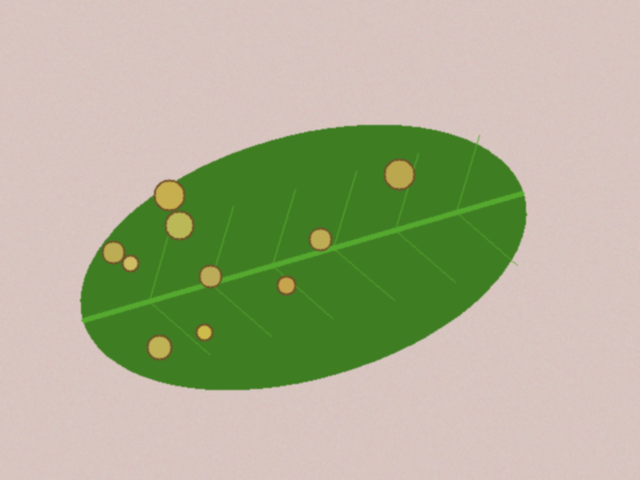
#> input picture data/sintetis/bersih/teh_041.png, 640 x 480 px, found by its file name
$ jupyter execute --allow-errors P6_morfologi.ipynb
#> lines starting #> are read from the running program, lines starting #| are printed output that depends on the picture
### src/bercak.py
"""bercak.py: analisis bercak SIMUTEH (dipakai ulang mulai P7)."""
import json
import cv2
import numpy as np
from utils_tepi import mask_daun_awal, bercak_awal

PARAM_BERCAK = {
    "kanal": 2,          # kanal terpilih (2 = R)
    "k": 4.0,            # ambang median + k x MAD
    "se_bentuk": "elips",# "elips", "persegi", "silang"
    "se_open": 5,        # ukuran SE opening (0 = tidak dipakai)
    "se_close": 5,       # ukuran SE closing (0 = tidak dipakai)
    "luas_min": 20,      # piksel
    "bulat_min": 0.5,
    "rasio_maks": 1.8,
    "batas_ringan": 0.1, # persen bercak minimum kelas Ringan
    "batas_berat": 2.0,  # persen bercak minimum kelas Berat
    "mm_per_px": 0.4375,
}

_BENTUK = {
    "elips": cv2.MORPH_ELLIPSE,
    "persegi": cv2.MORPH_RECT,
    "silang": cv2.MORPH_CROSS
}

def _se(p, uk):
    return cv2.getStructuringElement(_BENTUK[p["se_bentuk"]], (uk, uk))

# [85 lines left out: functions bersihkan, ukur_dan_saring, analisis_daun, not called in this run]

def simpan_param(p, path="../hasil/param_bercak.json"):
    with open(path, "w") as f:
        json.dump({**PARAM_BERCAK, **p}, f, indent=2)

### notebook/P6_morfologi.ipynb
#Bagian 3. Operasi Morfologi pada Citra Biner

## Langkah 3.1 Lembar hitung manual

[cell 1]
import cv2
import numpy as np
import pandas as pd

# Citra biner B berukuran 9 x 9
B = np.array([
    [0,0,0,0,0,0,0,0,0],
    [0,1,1,1,0,0,0,0,0],
    [0,1,0,1,0,0,0,1,0],
    [0,1,1,1,0,0,0,0,0],
    [0,0,0,0,1,0,0,0,0],
    [0,0,0,0,0,0,0,0,0],
    [0,0,0,0,0,0,0,0,0],
    [0,1,1,1,1,1,1,0,0],
    [0,0,0,0,0,0,0,0,0]
], dtype=np.uint8)

# Structuring Element persegi 3 x 3
SE = cv2.getStructuringElement(cv2.MORPH_RECT, (3, 3))

# Menghitung komponen terhubung
def jumlah_komponen(mask, konektivitas):
    jumlah, _ = cv2.connectedComponents(
        mask.astype(np.uint8),
        connectivity=konektivitas
    )
    return jumlah - 1

# Operasi morfologi dengan batas luar bernilai 0
def erosi(mask):
    return cv2.erode(mask, SE, borderType=cv2.BORDER_CONSTANT,
                     borderValue=0)

def dilasi(mask):
    return cv2.dilate(mask, SE, borderType=cv2.BORDER_CONSTANT,
                      borderValue=0)

# a. Komponen terhubung
komponen_4 = jumlah_komponen(B, 4)
komponen_8 = jumlah_komponen(B, 8)

# b. Erosi dan opening
hasil_erosi = erosi(B)
hasil_opening = dilasi(hasil_erosi)

# c. Closing
hasil_dilasi = dilasi(B)
hasil_closing = erosi(hasil_dilasi)

# d. Closing dilanjutkan opening
hasil_closing_opening = dilasi(erosi(hasil_closing))

# Menampilkan matriks
def tampil_matriks(nama, matriks):
    print(f"\n{nama}")
    print(np.array2string(matriks, separator=" "))

print("=== LEMBAR HITUNG 3.1 ===")

print("\na. JUMLAH KOMPONEN TERHUBUNG")
print("Konektivitas 4 :", komponen_4)
print("Konektivitas 8 :", komponen_8)

print("\nb. HASIL OPERASI EROSI DAN OPENING")
tampil_matriks("Erosi B:", hasil_erosi)
tampil_matriks("Opening B:", hasil_opening)

print("\nc. HASIL OPERASI CLOSING")
tampil_matriks("Closing B:", hasil_closing)

print("\nd. CLOSING DILANJUTKAN OPENING")
tampil_matriks("Closing + Opening:", hasil_closing_opening)

# Ringkasan jumlah piksel aktif
print("\n=== RINGKASAN JUMLAH PIXEL AKTIF ===")
for nama, hasil in [
    ("Awal", B),
    ("Erosi", hasil_erosi),
    ("Opening", hasil_opening),
    ("Closing", hasil_closing),
    ("Closing + Opening", hasil_closing_opening)
]:
    print(f"{nama:20s}: {np.count_nonzero(hasil)} piksel")

## Langkah 3.2 Citra biner awal.
### Kode 3.1 Mask daun awal dan bercak awal

[cell 2]
# =====================================================
# P6 - OPERASI MORFOLOGI DAN KOMPONEN TERHUBUNG
# Persiapan Google Colab
# =====================================================

# 1. Hubungkan Google Drive
from google.colab import drive
drive.mount('/content/drive')

# 2. Import library
import os
import sys
import cv2
import json
import numpy as np
import pandas as pd
import matplotlib.pyplot as plt

from pathlib import Path
from IPython.display import display
from utils_tepi import (
    tepi_acuan,
    skor_tepi,
    iou,
    mask_daun_awal,
    bercak_awal
)

# 3. Tentukan folder proyek
ROOT = "/content/drive/MyDrive/simuteh-2330511004"
os.chdir(ROOT)

DATA = os.path.join(ROOT, "data", "sintetis")
CITRA = os.path.join(DATA, "citra")
LABEL = os.path.join(DATA, "label.csv")
HASIL = os.path.join(ROOT, "hasil")
SRC = os.path.join(ROOT, "src")

# 4. Hubungkan modul
sys.path.insert(0, SRC)

from utils_cv import baca, tampil
from praproses import praproses

# 5. Muat parameter praproses
#> (the rest of this cell did not finish here and is left out)

[cell 3]
def muat(nama):
#> called with nama = 'teh_041.png'
    img = cv2.imread(os.path.join(CITRA, nama))
#> img is the input picture: shape (480, 640, 3); mean B, G, R 147.6, 176.9, 174
    md = cv2.imread(
        os.path.join(DATA, "mask_daun", nama),
        cv2.IMREAD_GRAYSCALE
    )
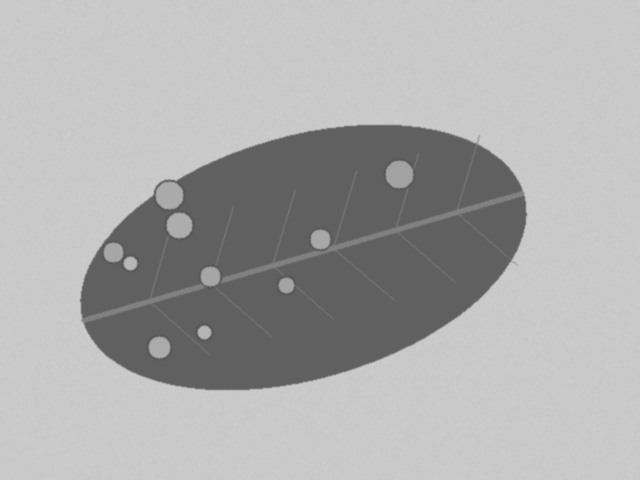
#> md: shape (480, 640); min 84, max 205, mean 172.2
    mb = cv2.imread(
        os.path.join(DATA, "mask_bercak", nama),
        cv2.IMREAD_GRAYSCALE
    )

    if img is None:
        raise FileNotFoundError(f"Citra tidak ditemukan: {nama}")
    if md is None:
        raise FileNotFoundError(f"Mask daun tidak ditemukan: {nama}")
    if mb is None:
        raise FileNotFoundError(f"Mask bercak tidak ditemukan: {nama}")

    return img, md, mb


# 2. Fungsi IoU sesuai Lampiran A PDF
# [25 lines left out: functions iou, mask_daun_awal, bercak_awal, not called in this run]

def tepi_canny(gray, bawah=50, atas=150):
    return cv2.Canny(gray, bawah, atas)


print("Fungsi muat, iou, mask_daun_awal, dan bercak_awal berhasil dibuat.")

[cell 4]
# [5 lines left out: function jumlah_komponen, not called in this run]


baris, panel, judul = [], [], []
# berat, ringan, sehat
#> (the rest of this cell did not finish here and is left out)

## Langkah 3.3 Enam operasi.
### Kode 3.2 Erosi, dilasi, opening, dan closing

[cell 5]
SE = lambda k, bentuk=cv2.MORPH_ELLIPSE: cv2.getStructuringElement(bentuk, (k,k))
# [7 lines left out: function operasi, not called in this run]

baris = []
#> (the rest of this cell did not finish here and is left out)

#> call 2 of muat, with nama = 'teh_021.png'
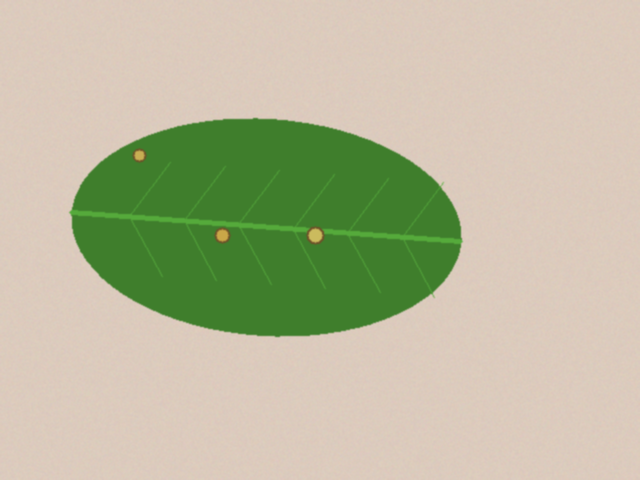
#> input picture data/sintetis/bersih/teh_021.png, 640 x 480 px, found by its file name
#> in muat, img is the input picture: shape (480, 640, 3); mean B, G, R 157.4, 186.3, 186
#> in muat (call 2), `md = cv2.imread( os.path.join(DATA, "mask_daun", nama), cv2.IMREAD_GRA..`:
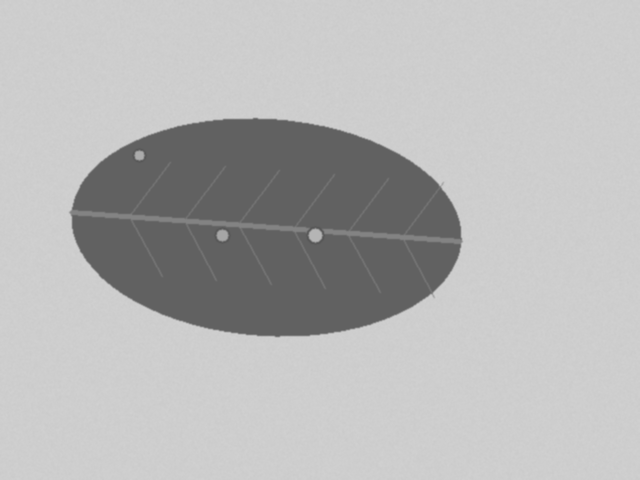
#> md: shape (480, 640); min 87, max 209, mean 182.4
  pra_ = praproses(img, PARAM)
  b0 = bercak_awal(pra_, mask_daun_awal(pra_))
  hasil = operasi(b0, SE(5))
  for nm, m in hasil.items():
    baris.append([nama, nm, jumlah_komponen(m), int((m > 0).sum()),
                  round(iou(m, mb), 3) if mb.any() else "-"])
    tampil(list(hasil.values()), list(hasil.keys()), ukuran=(18, 3));
plt.show()
print(pd.DataFrame(baris, columns=["citra", "operasi", "komponen", "piksel",
"IoU"]))

## Langkah 3.4 Eksperimen ambang dan SE
### Kode 3.3 Eksperimen k, bentuk, dan ukuran SE

[cell 6]
bentuk = {
    "persegi": cv2.MORPH_RECT,
    "elips": cv2.MORPH_ELLIPSE,
    "silang": cv2.MORPH_CROSS
}

baris = []
#> (the rest of this cell did not finish here and is left out)

## Langkah 3.5 Gradien morfologi sebagai tepi daun
### Kode 3.4 Gradien morfologi dibandingkan dengan Canny

[cell 7]
baris = []
#> (the rest of this cell did not finish here and is left out)

## Langkah 3.6 elemen SE persegi, elips, dan silang berukuran 3, 5, dan 7 dengan cv2.getStructuringElement dalam satu panel

[cell 8]
bentuk = {
    "Persegi": cv2.MORPH_RECT,
    "Elips": cv2.MORPH_ELLIPSE,
    "Silang": cv2.MORPH_CROSS
}

ukuran = [3, 5, 7]

#> (the rest of this cell did not finish here and is left out)

**P3.1**
Erosi dan opening menghapus bercak berlubang karena syarat operasi erosi dengan structuring element (SE) 3x3 adalah seluruh area yang tertutup SE harus bernilai 1 (putih). Karena bercak 3x3 pada lembar hitung memiliki lubang bernilai 0 di tengahnya, SE tidak akan pernah bisa menempati area tersebut secara penuh, sehingga seluruh bercak terhapus.

Saat dilakukan closing, terjadi penutupan celah di mana lubang di tengah bercak terisi, piksel diagonal yang terpisah menjadi menyatu, dan garis yang terputus menjadi tersambung. Hal ini berisiko bagi SIMUTEH karena jika dua bercak yang berdekatan (hanya berseberangan diagonal atau berjarak sangat dekat) terkena operasi closing, mereka akan melebur menjadi satu komponen. Akibatnya, sistem akan salah menghitung jumlah bercak (menjadi lebih sedikit) dan luas area yang dihitung menjadi lebih besar karena rongga di antaranya ikut terisi.

**P3.2**
Konektivitas 8 lebih tepat digunakan. Pada matriks B di lembar hitung, jika menggunakan konektivitas 4, piksel yang bersentuhan secara diagonal tidak dianggap terhubung dengan blok utama, sehingga jumlah komponen menjadi 4. Dengan konektivitas 8, piksel diagonal tersebut dianggap menyatu, menghasilkan 3 komponen (lebih akurat).

Alasan dari sisi bentuk bercak nyata: bercak pada daun umumnya berbentuk bulat atau tidak beraturan dengan tepi melengkung. Pada citra digital, tepi melengkung sering direpresentasikan sebagai piksel yang bersentuhan secara diagonal. Jika menggunakan konektivitas 4, satu bercak utuh bisa terpecah menjadi beberapa fragmen, sehingga jumlah bercak akan terhitung jauh lebih banyak dari yang seharusnya.

**P3.3**
Opening berhasil membuang derau dan tepi daun karena langkah pertamanya adalah erosi. Erosi akan menghapus objek yang ukurannya lebih kecil dari SE (seperti titik derau dan garis tepi tipis). Dilasi setelahnya hanya mengembalikan objek yang lolos erosi, sehingga derau tetap hilang.

Sebaliknya, closing hampir tidak mengurangi komponen karena langkah pertamanya adalah dilasi, yang justru memperbesar titik derau. Saat erosi dilakukan, derau yang sudah membesar tersebut mungkin tidak hilang sepenuhnya atau malah menyatu dengan komponen lain.

Potongan tulang daun pada daun sehat masih tersisa setelah opening karena ukuran (ketebalan) tulang daun tersebut mungkin lebih besar daripada ukuran SE yang digunakan (misal SE 5x5), atau tulang daun tersebut menyatu langsung dengan batas tepi daun, sehingga erosi tidak mampu menghapusnya.

**P3.4**
Berdasarkan Tabel 9, kombinasi terbaik adalah k=6, bentuk Persegi, ukuran 5. Kombinasi ini memberikan galat jumlah sebesar 0.00 untuk daun sehat (tidak ada bercak palsu), serta galat yang sangat rendah untuk kelas berat (0.45) dan ringan (0.25).

1. Trade-off yang terjadi:

* Jika memilih SE kecil (3x3), bercak kelas ringan (kecil) akan tetap dipertahankan, tetapi banyak bercak palsu (tulang daun/derau) yang ikut terhitung pada daun sehat (galat sehat mencapai 25.60).

* Jika memilih SE besar (7x7), bercak palsu pada daun sehat hilang sepenuhnya (galat 0), tetapi bercak kelas ringan banyak yang ikut tererosi dan hilang (IoU ringan turun, galat ringan naik).

Hasil SE elips 3x3 identik dengan SE silang 3x3 karena pada resolusi grid yang sangat kecil (3x3 piksel), bentuk geometris elips tidak memiliki cukup ruang untuk membentuk lengkungan. Bentuk elips tersebut pada dasarnya hanya mengisi piksel tengah dan empat piksel ortogonal (atas, bawah, kiri, kanan), yang strukturnya sama persis dengan SE silang.

**P3.5**
Gradien morfologi dari mask daun memberi tepi yang lebih baik pada kondisi bayangan, gelap, normal, dan terang karena ia bekerja pada mask biner (hasil segmentasi ambang Otsu pada kanal Saturasi), bukan pada gradien intensitas piksel citra. Selama mask berhasil memisahkan daun dari latar, tepi yang dihasilkan akan sangat tegas, solid, dan kebal terhadap noise permukaan daun.

Namun, pada kondisi kontras rendah, gradien morfologi justru gagal (F1 0.283) sedangkan Canny bagus (F1 0.854). Ini terjadi karena pada kontras rendah, perbedaan Saturasi antara daun dan latar sangat tipis, sehingga mask_daun_awal gagal membuat mask yang benar. Mask yang buruk menghasilkan gradien morfologi yang buruk.

Canny tetap diperlukan dalam dua situasi:

1. Ketika segmentasi awal pembuatan mask gagal, seperti pada kasus citra kontras rendah.

2. Canny sangat diperlukan untuk mendeteksi tepi bercak di dalam daun. Gradien morfologi pada mask daun hanya memberikan tepi luar daun, ia tidak akan bisa mendeteksi batas bercak yang ada di permukaan daun.

# Bagian 4. Komponen Terhubung dan Pengukuran Bercak

## Langkah 4.1 Lembar hitung manual

[cell 9]
import cv2
import numpy as np
import pandas as pd
import math

# Konversi ukuran piksel ke milimeter
MM_PER_PX = 0.4375

# Citra biner B dari Langkah 3.1
B = np.array([
    [0,0,0,0,0,0,0,0,0],
    [0,1,1,1,0,0,0,0,0],
    [0,1,0,1,0,0,0,1,0],
    [0,1,1,1,0,0,0,0,0],
    [0,0,0,0,1,0,0,0,0],
    [0,0,0,0,0,0,0,0,0],
    [0,0,0,0,0,0,0,0,0],
    [0,1,1,1,1,1,1,0,0],
    [0,0,0,0,0,0,0,0,0]
], dtype=np.uint8)

# Structuring Element persegi 3x3
SE = cv2.getStructuringElement(
    cv2.MORPH_RECT, (3, 3)
)

# Hasil closing kemudian opening (Langkah 3.1 butir d)
hasil_closing = cv2.morphologyEx(
    B, cv2.MORPH_CLOSE, SE,
    borderType=cv2.BORDER_CONSTANT,
    borderValue=0
)

hasil_d = cv2.morphologyEx(
    hasil_closing, cv2.MORPH_OPEN, SE,
    borderType=cv2.BORDER_CONSTANT,
    borderValue=0
)

# Menghitung keliling berdasarkan jumlah sisi
# piksel yang berbatasan dengan latar
def hitung_keliling(mask):
    mask = mask.astype(np.uint8)
    tinggi, lebar = mask.shape
    keliling = 0

    for y in range(tinggi):
        for x in range(lebar):
            if mask[y, x] == 1:

                if y == 0 or mask[y-1, x] == 0:
                    keliling += 1

                if y == tinggi-1 or mask[y+1, x] == 0:
                    keliling += 1

                if x == 0 or mask[y, x-1] == 0:
                    keliling += 1

                if x == lebar-1 or mask[y, x+1] == 0:
                    keliling += 1

    return keliling

# Menghitung luas, keliling, kebulatan, dan rasio aspek
def ukur_manual(mask, nama):

    luas = int(np.count_nonzero(mask))
    keliling = hitung_keliling(mask)

    luas_mm2 = luas * (MM_PER_PX ** 2)

    kebulatan = (
        4 * math.pi * luas / (keliling ** 2)
        if keliling > 0 else 0
    )

    koordinat_y, koordinat_x = np.where(mask > 0)

    tinggi = koordinat_y.max() - koordinat_y.min() + 1
    lebar = koordinat_x.max() - koordinat_x.min() + 1

    rasio_aspek = max(lebar, tinggi) / min(lebar, tinggi)

    return [
        nama,
        luas,
        round(luas_mm2, 2),
        keliling,
        round(kebulatan, 3),
        round(rasio_aspek, 2)
    ]

# Mengambil bercak 3x3 dari hasil closing + opening
bercak_3x3 = hasil_d[1:4, 0:3]

# Mengambil garis 1x6 dari baris ke-8 citra B
garis_1x6 = B[7:8, 1:7]

# Menghitung kedua objek
hasil = [
    ukur_manual(bercak_3x3, "Bercak 3x3"),
    ukur_manual(garis_1x6, "Garis 1x6")
]

tabel = pd.DataFrame(
    hasil,
    columns=[
        "Objek",
        "Luas (px)",
        "Luas (mm2)",
        "Keliling (px)",
        "Kebulatan",
        "Rasio aspek"
    ]
)

print("=== HASIL LEMBAR HITUNG 4.1 ===")
display(tabel)

print("\n=== HASIL CLOSING + OPENING ===")
print(hasil_d)

print("\n=== KESIMPULAN BENTUK ===")
print("Bercak 3x3 memiliki bentuk lebih kompak dan rasio aspek mendekati 1.")
print("Garis 1x6 memiliki bentuk memanjang dan rasio aspek lebih besar.")

### Langkah 4.2 Label dan ukur
### Kode 4.1 Komponen terhubung dan pengukuran setiap bercak

[cell 10]
MM_PER_PX = 0.4375  # dari lembar hitung P2: Z = 200 mm, lebar kerja 640 px

# [42 lines left out: function ukur_komponen, not called in this run]


img, md, mb = muat("teh_041.png")

#> (the rest of this cell did not finish here and is left out)

## Langkah 4.3 Saring bercak palsu
### Kode 4.2 Penyaringan komponen berdasarkan ukuran dan bentuk

[cell 11]
# [10 lines left out: function saring, not called in this run]


aturan = {
    "tanpa saring": (0, 0, 99),
    "luas >= 20": (20, 0, 99),
    "luas + kebulatan": (20, 0.5, 99),
    "luas + kebulatan + rasio": (20, 0.5, 1.8)
}

baris = []

#> (the rest of this cell did not finish here and is left out)

## Langkah 4.4 dasar ambang penyaringan.

[cell 12]
import cv2
import numpy as np
import pandas as pd
import matplotlib.pyplot as plt

# Menampung seluruh komponen dari 60 citra
data_komponen = []

#> (the rest of this cell did not finish here and is left out)

**P4.1**
Kebulatan bercak 3x3 adalah 0.754, sedangkan garis 1x6 adalah 0.385. Bercak 3x3 tidak sama dengan 1 (lingkaran sempurna) karena representasi pikselnya pada grid digital tidak membentuk kurva mulus, sehingga kelilingnya (10 piksel) relatif lebih besar dibandingkan luasnya (6 piksel).

Pada komponen yang sangat kecil, nilai kebulatan hasil OpenCV bisa lebih dari 1 karena perhitungan keliling menggunakan cv2.arcLength yang berbasis pada titik-titik kontur diskrit, bukan keliling geometris sebenarnya. Untuk objek yang sangat kecil (seperti 1 atau 2 piksel), algoritma penelusuran kontur dapat menghasilkan nilai keliling yang jauh lebih kecil dari seharusnya (underestimate), sehingga saat dimasukkan ke rumus
4
π
A
/
P
2
4πA/P
2
 , nilai pembaginya menjadi sangat kecil dan hasil kebulatan melebihi 1 (seperti terlihat pada diagram sebar yang mencapai nilai > 2.0).

**P4.2**
Asumsi yang mendasari konversi 1 piksel = 0.4375 mm adalah: jarak kamera ke objek (Z) tetap di angka 200 mm, lebar area kerja (working distance) konstan 640 piksel, panjang fokus lensa kamera tetap, dan permukaan daun diasumsikan rata sejajar dengan sensor kamera.

Jika petugas memotret dari jarak 30 cm (300 mm), objek akan terlihat lebih kecil di dalam frame. Jika tetap menggunakan nilai konversi 0.4375 mm/piksel, maka luas bercak dalam mm² akan sangat jauh di bawah nilai sebenarnya (underestimate), karena satu piksel sekarang mewakili area fisik yang lebih besar. Pada foto nyata, SIMUTEH mengatasinya dengan cara melakukan kalibrasi menggunakan objek referensi berukuran pasti (seperti koin atau penanda ArUco) yang diletakkan di samping daun saat pengambilan gambar, atau menggunakan parameter kalibrasi intrinsik kamera (camera matrix) untuk menghitung ulang skala secara dinamis.

**P4.3**
Berdasarkan tabel galat jumlah komponen, aturan yang paling efektif membuang bercak palsu adalah luas + kebulatan + rasio. Aturan ini menghasilkan galat terkecil pada daun sehat (0.20) dan hanya menyisakan 2 daun sehat yang masih memiliki bercak palsu.

Risiko dari penerapan aturan rasio aspek (maksimal 1.8):

1. Bercak memanjang: Jika ada bercak asli yang bentuknya memanjang (bukan bulat sempurna), aturan ini akan salah membuangnya (false negative).

2. Dua bercak menyatu: Jika dua bercak saling berdekatan dan menyatu (terutama setelah operasi closing), bentuk gabungannya akan memanjang dengan rasio aspek yang besar, sehingga bercak asli tersebut bisa ikut tersaring dan hilang dari perhitungan.

**P4.4**
Luas total bercak hasil deteksi hampir dapat dipastikan lebih besar dibandingkan dengan mask acuan. Penyebabnya:

1. Kanal R pada cincin kecokelatan: Proses bercak_awal menggunakan nilai kanal R. Cincin kecokelatan di tepi bercak memiliki nilai R yang tinggi (terang), sehingga piksel cincin ini ikut tertangkap sebagai bagian dari bercak, membuat area melebar.

2. Pengaruh penapis median: Penapis median pada tahap praproses cenderung menghaluskan tepi dan menyebarkan area yang terang, yang secara tidak langsung ikut memperluas jangkauan piksel bercak.

3. Pengaruh closing: Operasi morfologi closing (dilasi lalu erosi) mengisi lubang-lubang kecil dan menyambungkan piksel yang berdekatan. Proses ini menambahkan piksel di sekitar area bercak, sehingga luas total yang terdeteksi menjadi lebih besar daripada kondisi aslinya.

# Bagian 5. Integrasi: Modul Analisis Bercak SIMUTEH

## Langkah 5.1
### Kode 5.1 Kerangka src/bercak.py

[cell 13]
import os
import sys

# 1. Tentukan lokasi folder notebook Anda
# (Sesuaikan path ini jika notebook Anda tidak berada di dalam folder 'notebook')
NOTEBOOK_DIR = "/content/drive/MyDrive/simuteh-2330511004/notebook"

# 2. Pindahkan direktori kerja ke folder tersebut
os.chdir(NOTEBOOK_DIR)

# 3. Tambahkan folder src ke path agar bisa import bercak
sys.path.append("/content/drive/MyDrive/simuteh-2330511004/src")

import importlib
import bercak

importlib.reload(bercak)

PB = {}  # ubah parameter sesuai temuan Anda
bercak.simpan_param(PB) # Ini akan otomatis tersimpan di ../hasil/param_bercak.json
